Frame 1 (no input): blank canvas, image omitted
Frame 60 (no input): blank canvas, image omitted
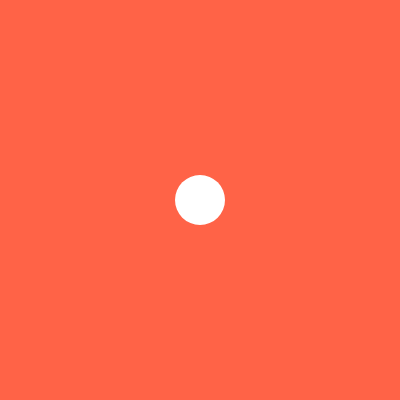
Frame 120 (the mouse pressed at the canvas centre since frame 60)

The p5.js sketch whose frames 1 and 60 were blank and that drew this single picture after the mouse press (run headless with seeded random() and noise() and a simulated clock; from frame 60 on, the mouse is pressed at the canvas centre):

// p5.js sketch
// ── sketch.js
/**
 *
 * STEP 5: timer callbacks.
 *
 *   setInterval(fn, ms) - call fn every ms milliseconds, forever
 *   setTimeout(fn, ms)  - call fn ONCE, after ms milliseconds
 *
 * Timers don't pause your sketch. draw() keeps looping,
 * and the timer calls your function when the time is up.
 *
 *   click - place a dot that disappears after 1 second
 *
 */
let colors = ['tomato', 'gold', 'mediumseagreen', 'steelblue'];
let bgColor = 'tomato';
let dot = null; // null means "no dot right now"

function setup() {
  createCanvas(400, 400);

  // every 1000ms (1 second), call changeColor
  setInterval(changeColor, 1000);

  // THE #1 CALLBACK BUG: try changing the line above to
  //   setInterval(changeColor(), 1000);
  // The () RUNS changeColor once, right now, and hands its result
  // (nothing) to setInterval. So nothing repeats!
}

function draw() {
  background(bgColor);

  if (dot !== null) {
    fill(255);
    noStroke();
    circle(dot.x, dot.y, 50);
  }
}

function changeColor() {
  bgColor = random(colors);
}

function mousePressed() {
  dot = { x: mouseX, y: mouseY };

  // mousePressed() finishes right away.
  // 1 second later, the arrow function runs and removes the dot.
  setTimeout(() => {
    dot = null;
  }, 1000);
}

// Try it: change setInterval to setTimeout. How is it different?
